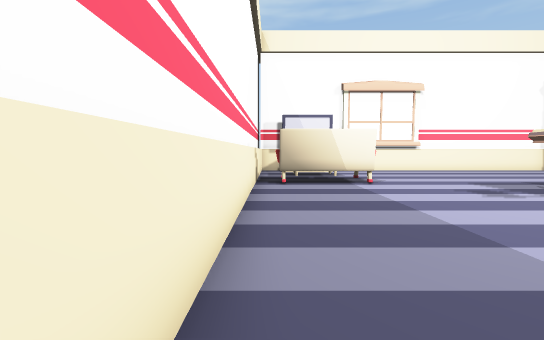
[1] (above)

16 first-person views from a walk through a 3-D level made in the Unity game engine. The camera is 1.2 m above the floor, tilts 4° down and sees 90° across. The floor is counted in squares, 1 m on a side. Each view is taken from the middle of a square. On the plan, view 1 faces up. The plan holds only what a view shows up to about 13 squares ahead; the rest is blank. Some animated figures are left out. Some surface patterns are stand-ins.

[2]
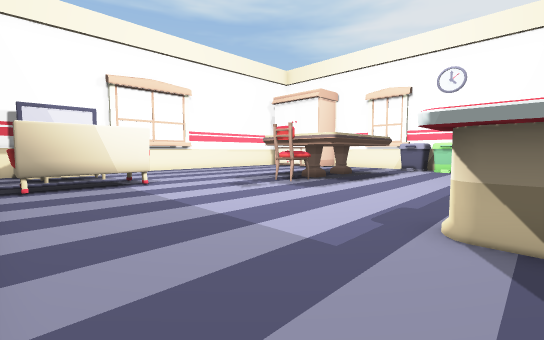

[3]
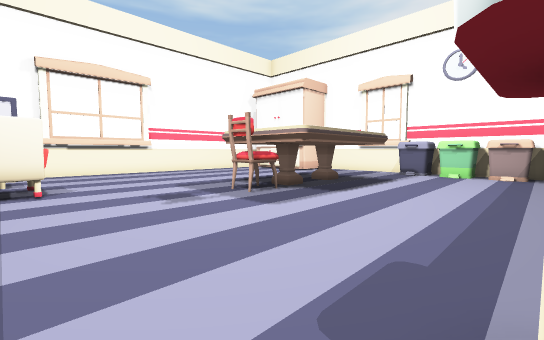

[4]
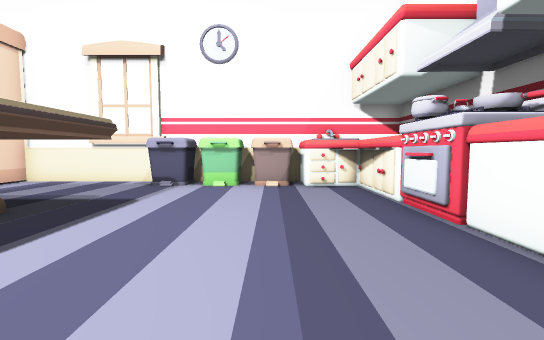

[5]
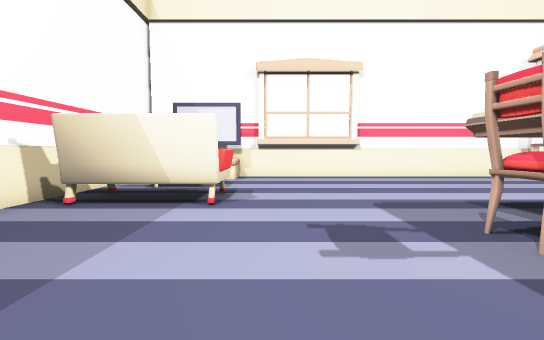

[6]
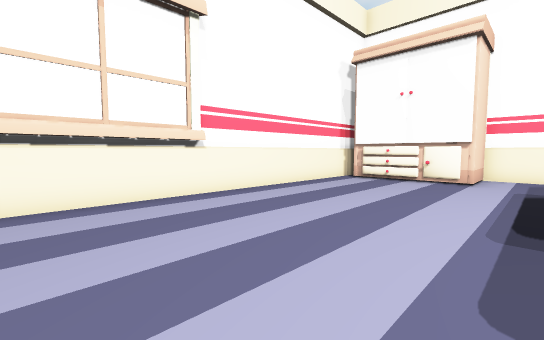

[7]
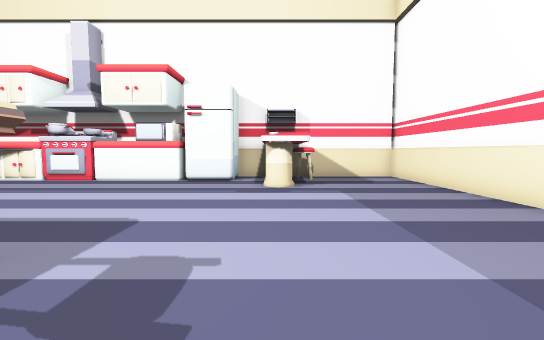

[8]
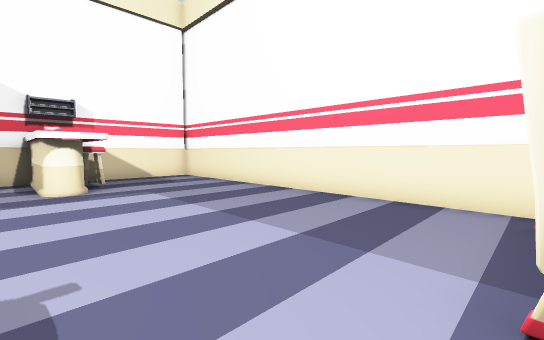

[9]
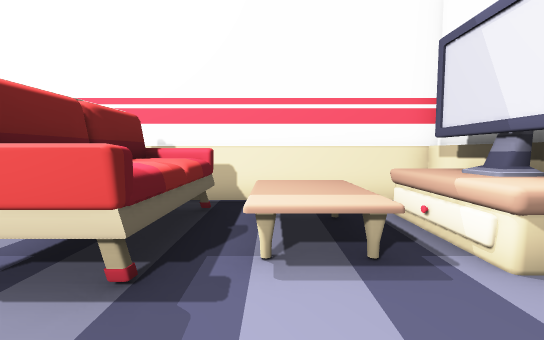

[10]
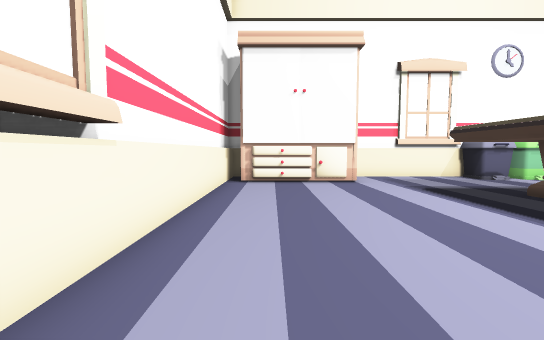

[11]
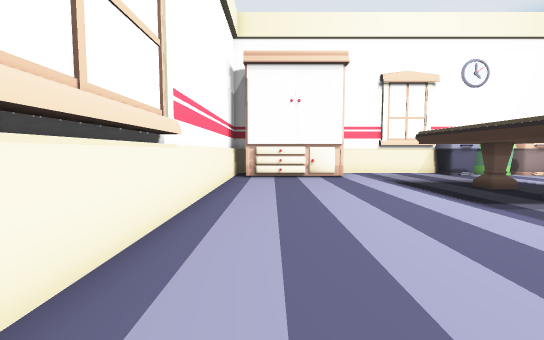

[12]
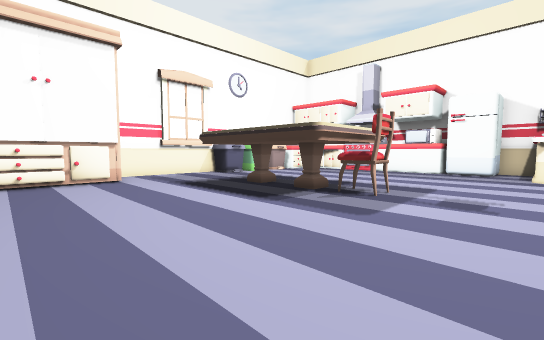

[13]
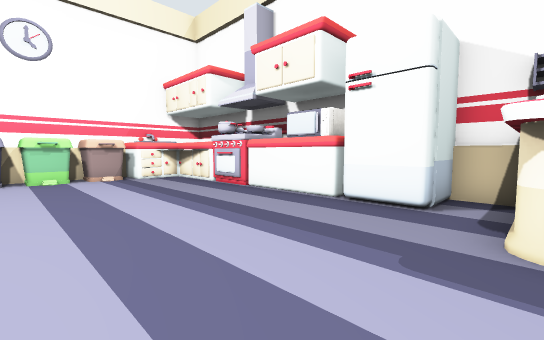

[14]
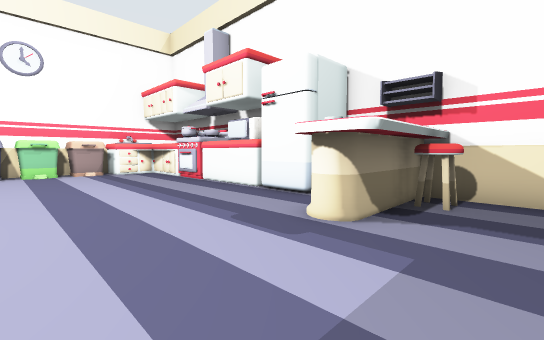

[15]
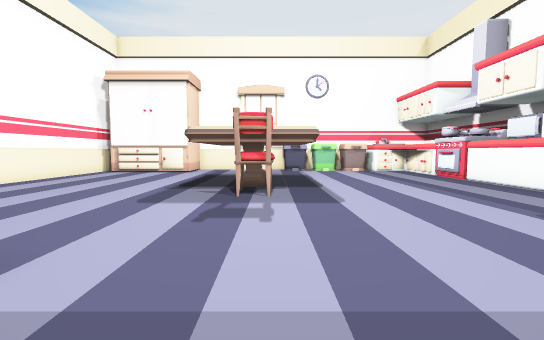

[16]
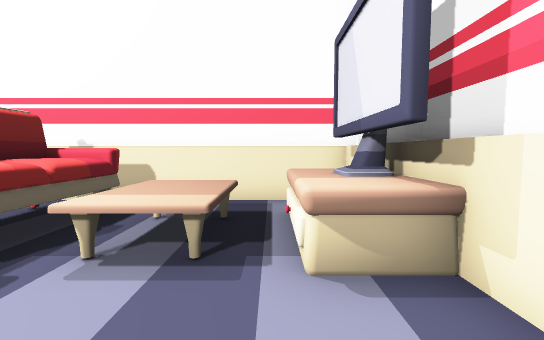

### Floor plan
Key: @ floor where view 1 was taken; # wall or solid block; . floor; = window, fence, low wall or low ledge; ^ raised ledge; S sofa; C chair; O other object.
Columns run from 1 left of view 1 to 19 right of it. Each row starts with its distance up from view 1.
 17 #####################
 16 # ^^^.............O #
 15 ##=^^.............O
 14 # ^^^.............O
 13 # ^^^.............O
 12 #SSSSS............OO#
 11 #SSSSS..............#
 10 #SSSSS..............#
  9 #.........^^^^^^....#
  8 #........C^^^ ^ ....#
  7 #........C^^^ ^ ....#
  6 #.........^^^^^^..OO#
  5 #.................OO#
  4 #.................OO#
  3 #.................OO#
  2 #.................O #
  1 #....##...........O##
  0 #@...##...........^^#
 -1 #...###.######OO#^^^#
 -2 #...###.###  #OO    #
 -3 #########

Positions as (right, up) in squares from view 1, and headings:
1: (0, 0), facing up
2: (0, 0), facing up-right
3: (3, 1), facing up-right
4: (8, 2), facing right
5: (5, 4), facing up
6: (5, 10), facing up-right
7: (5, 10), facing down
8: (6, 10), facing down-left
9: (6, 13), facing left
10: (6, 15), facing right
11: (4, 15), facing right
12: (5, 15), facing down-right
13: (5, 5), facing down-right
14: (2, 5), facing down-right
15: (1, 7), facing right
16: (6, 15), facing left
